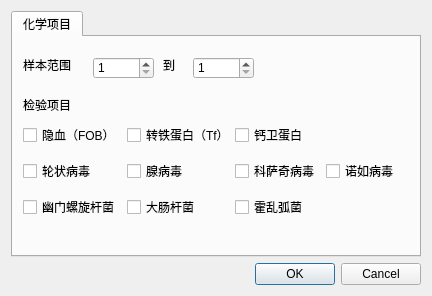
<?xml version="1.0" encoding="UTF-8"?>
<ui version="4.0">
 <class>DlgCheck</class>
 <widget class="QDialog" name="DlgCheck">
  <property name="geometry">
   <rect>
    <x>0</x>
    <y>0</y>
    <width>432</width>
    <height>296</height>
   </rect>
  </property>
  <property name="windowTitle">
   <string>检测项目录入</string>
  </property>
  <layout class="QVBoxLayout" name="verticalLayout">
   <item>
    <widget class="QTabWidget" name="tabWidget">
     <property name="currentIndex">
      <number>0</number>
     </property>
     <widget class="QWidget" name="tab">
      <attribute name="title">
       <string>化学项目</string>
      </attribute>
      <widget class="QWidget" name="layoutWidget">
       <property name="geometry">
        <rect>
         <x>10</x>
         <y>80</y>
         <width>376</width>
         <height>111</height>
        </rect>
       </property>
       <layout class="QGridLayout" name="gridLayout">
        <item row="0" column="0">
         <widget class="QCheckBox" name="checkBox">
          <property name="text">
           <string>隐血（FOB）</string>
          </property>
         </widget>
        </item>
        <item row="0" column="1">
         <widget class="QCheckBox" name="checkBox_2">
          <property name="text">
           <string>转铁蛋白（Tf）</string>
          </property>
         </widget>
        </item>
        <item row="0" column="2">
         <widget class="QCheckBox" name="checkBox_3">
          <property name="text">
           <string>钙卫蛋白</string>
          </property>
         </widget>
        </item>
        <item row="1" column="0">
         <widget class="QCheckBox" name="checkBox_4">
          <property name="text">
           <string>轮状病毒</string>
          </property>
         </widget>
        </item>
        <item row="1" column="1">
         <widget class="QCheckBox" name="checkBox_5">
          <property name="text">
           <string>腺病毒</string>
          </property>
         </widget>
        </item>
        <item row="1" column="2">
         <widget class="QCheckBox" name="checkBox_6">
          <property name="text">
           <string>科萨奇病毒</string>
          </property>
         </widget>
        </item>
        <item row="1" column="3">
         <widget class="QCheckBox" name="checkBox_7">
          <property name="text">
           <string>诺如病毒</string>
          </property>
         </widget>
        </item>
        <item row="2" column="0">
         <widget class="QCheckBox" name="checkBox_8">
          <property name="text">
           <string>幽门螺旋杆菌</string>
          </property>
         </widget>
        </item>
        <item row="2" column="1">
         <widget class="QCheckBox" name="checkBox_9">
          <property name="text">
           <string>大肠杆菌</string>
          </property>
         </widget>
        </item>
        <item row="2" column="2">
         <widget class="QCheckBox" name="checkBox_10">
          <property name="text">
           <string>霍乱弧菌</string>
          </property>
         </widget>
        </item>
       </layout>
      </widget>
      <widget class="QLabel" name="label_14">
       <property name="geometry">
        <rect>
         <x>150</x>
         <y>20</y>
         <width>16</width>
         <height>16</height>
        </rect>
       </property>
       <property name="text">
        <string>到</string>
       </property>
      </widget>
      <widget class="QLabel" name="label_15">
       <property name="geometry">
        <rect>
         <x>10</x>
         <y>60</y>
         <width>48</width>
         <height>16</height>
        </rect>
       </property>
       <property name="text">
        <string>检验项目</string>
       </property>
      </widget>
      <widget class="QSpinBox" name="spinBox">
       <property name="geometry">
        <rect>
         <x>80</x>
         <y>20</y>
         <width>61</width>
         <height>22</height>
        </rect>
       </property>
       <property name="minimum">
        <number>1</number>
       </property>
       <property name="maximum">
        <number>9998</number>
       </property>
      </widget>
      <widget class="QSpinBox" name="spinBox_2">
       <property name="geometry">
        <rect>
         <x>180</x>
         <y>20</y>
         <width>61</width>
         <height>22</height>
        </rect>
       </property>
       <property name="minimum">
        <number>1</number>
       </property>
       <property name="maximum">
        <number>9999</number>
       </property>
      </widget>
      <widget class="QLabel" name="label_13">
       <property name="geometry">
        <rect>
         <x>10</x>
         <y>20</y>
         <width>48</width>
         <height>16</height>
        </rect>
       </property>
       <property name="text">
        <string>样本范围</string>
       </property>
      </widget>
     </widget>
    </widget>
   </item>
   <item>
    <widget class="QDialogButtonBox" name="buttonBox">
     <property name="orientation">
      <enum>Qt::Horizontal</enum>
     </property>
     <property name="standardButtons">
      <set>QDialogButtonBox::Cancel|QDialogButtonBox::Ok</set>
     </property>
    </widget>
   </item>
  </layout>
 </widget>
 <resources/>
 <connections>
  <connection>
   <sender>buttonBox</sender>
   <signal>accepted()</signal>
   <receiver>DlgCheck</receiver>
   <slot>accept()</slot>
   <hints>
    <hint type="sourcelabel">
     <x>248</x>
     <y>254</y>
    </hint>
    <hint type="destinationlabel">
     <x>157</x>
     <y>274</y>
    </hint>
   </hints>
  </connection>
  <connection>
   <sender>buttonBox</sender>
   <signal>rejected()</signal>
   <receiver>DlgCheck</receiver>
   <slot>reject()</slot>
   <hints>
    <hint type="sourcelabel">
     <x>316</x>
     <y>260</y>
    </hint>
    <hint type="destinationlabel">
     <x>286</x>
     <y>274</y>
    </hint>
   </hints>
  </connection>
 </connections>
</ui>
